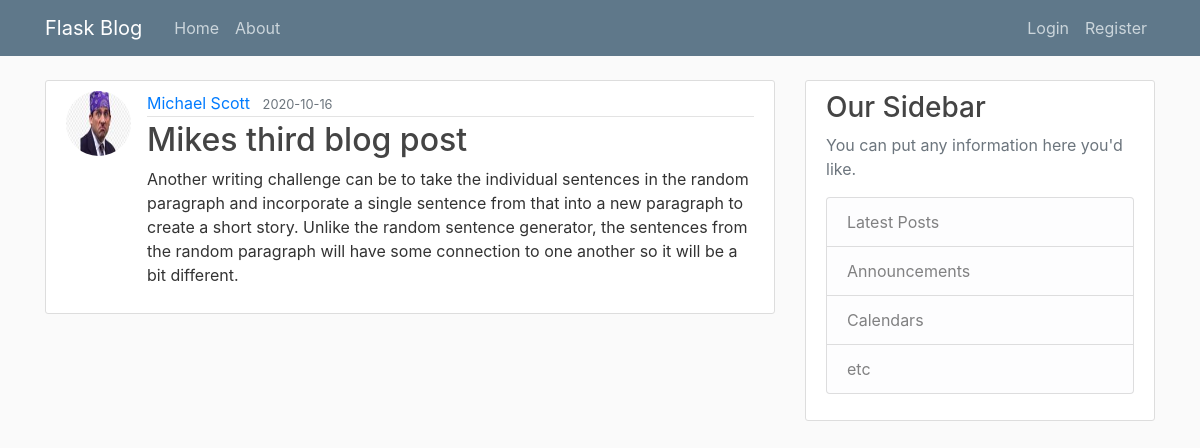
Page /post/13 on the committed database.
### flaskblog/models.py (models this page shows, shortened)
class User(db.Model, UserMixin):
    id = db.Column(db.Integer, primary_key=True)
    username = db.Column(db.String(20), unique=True, nullable=False)
    email = db.Column(db.String(120), unique=True, nullable=False)
    image_file = db.Column(db.String(20), nullable=False,
                           default='default.jpg')
    password = db.Column(db.String(60), nullable=False)
    posts = db.relationship('Post', backref='author', lazy=True)

class Post(db.Model):
    id = db.Column(db.Integer, primary_key=True)
    title = db.Column(db.String(100), nullable=False)
    date_posted = db.Column(db.DateTime, nullable=False,
                            default=datetime.utcnow)
    content = db.Column(db.Text, nullable=False)
    user_id = db.Column(db.Integer, db.ForeignKey('user.id'), nullable=False)

### flaskblog/posts/routes.py (the view)
@posts.route('/post/<int:post_id>')
def post(post_id):
    post = Post.query.get_or_404(post_id)
    return render_template('post.html', title=post.title, post=post)

### flaskblog/templates/post.html (shortened to what this page needs)
{%extends "layout.html"%} {%block content%}
<article class="media content-section">
  <img
    src="{{url_for('static', filename='profile_pics/' + post.author.image_file)}}"
    alt=""
    class="rounded-circle article-img"
  />
  <div class="media-body">
    <div class="article-metadata">
      <a
        class="mr-2"
        href="{{url_for('users.user_posts', username=post.author.username)}}"
        >{{ post.author.username }}</a
      >
      <small class="text-muted"
        >{{ post.date_posted.strftime('%Y-%m-%d') }}</small
      >
    </div>
    <h2 class="article-title">{{ post.title }}</h2>
    <p class="article-content">{{ post.content }}</p>
  </div>
</article>
{%endblock content%}

### flaskblog/static/main.css (style rules this page uses)
body { background: #fafafa; color: #333333; margin-top: 5rem; }
h1, h2, h3, h4, h5, h6 { color: #444444; }
.content-section { background: #ffffff; padding: 10px 20px; border: 1px solid #dddddd; border-radius: 3px; margin-bottom: 20px; }
.article-title { color: #444444; }
.article-content { white-space: pre-line; }
.article-img { height: 65px; width: 65px; margin-right: 16px; }
.article-metadata { padding-bottom: 1px; margin-bottom: 4px; border-bottom: 1px solid #e3e3e3; }

### rows in the picture
User: image_file (picture), author.username "Michael Scott"
Post: date_posted "2020-10-16", title "Mikes third blog post", content "Another writing challenge can be to take the individual sentences in the random paragraph and incorporate a single sentence from that into a new paragraph to create a short story. Unlike the random sentence generator, the sentences from the random paragraph will have some connection to one another so it will be a bit different."
